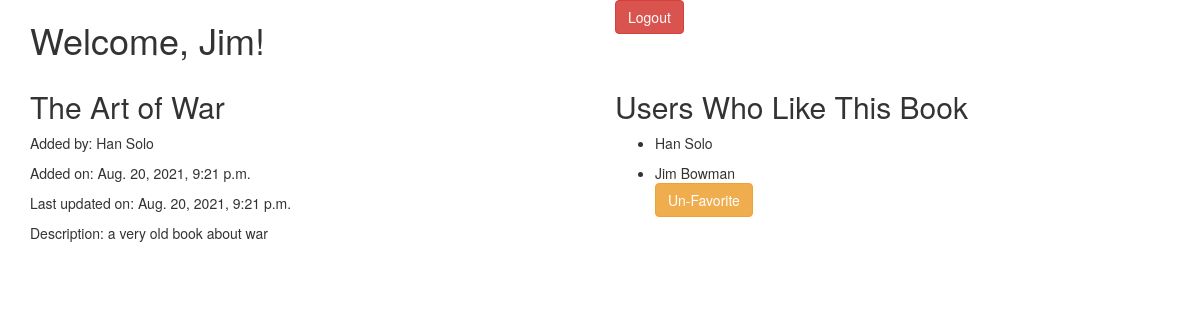
The page /books/1 (signed in) on the database its author committed.
### books_app/models.py (models this page shows)
class User(models.Model):
	first = models.CharField(max_length=255)
	last = models.CharField(max_length=255)
	email = models.CharField(max_length=255)
	password = models.CharField(max_length=255)
	created_at = models.DateTimeField(auto_now_add=True)
	updated_at = models.DateTimeField(auto_now=True)
	objects = UserManager()

class Book(models.Model):
	title = models.CharField(max_length=255)
	description = models.CharField(max_length=255)
	created_at = models.DateTimeField(auto_now_add=True)
	updated_at = models.DateTimeField(auto_now=True)
	objects = UserManager()
	added_by = models.ForeignKey(User, related_name="books_added", on_delete = models.CASCADE)
	favorites = models.ManyToManyField(User, related_name="favorites")

### books_app/views.py (the view)
# urls.py: path('books/<int:book_id>', views.book),
def book(request, book_id):
	this_book=Book.objects.filter(id=book_id)[0]
	this_user=User.objects.filter(id=request.session['user'])[0]
	context = {
		"book": this_book,
		"user": this_user,
		"all_favorites": this_book.favorites.all()
	}
	return render(request, "book.html", context)

### books_app/templates/book.html (shortened to what this page needs)
<!DOCTYPE html>
<html lang="en">
<head>
	<link rel="stylesheet" href="https://maxcdn.bootstrapcdn.com/bootstrap/3.3.7/css/bootstrap.min.css">
</head>
<body>
	<div class="container">
		<div class="row">
			<div class="col-lg-6">
				<h1>Welcome, {{user.first}}!</h1>
			</div>
			<div class="col-sm-6">
				<form action="/logout" method="post">
					<button type="submit" class="btn btn-danger">Logout</button>
				</form>
			</div>
		</div>
		<div class="row">
			<div class="col-md-6">
				{% if user.id == book.added_by.id %}
				<form action="{{book.id}}/update" method="POST">
					{% csrf_token %}
					<div class="form-group">
						<label for="title">Title</label>
						<input type="text" name="title" value="{{book.title}}">
					</div>
					<p>Added by: {{book.added_by.first}} {{book.added_by.last}}</p>
					<p>Added on: {{book.created_at}}</p>
					<p>Last updated on: {{book.updated_at}}</p>
					<div class="form-group">
						<label for="description">Description</label>
						<input class="form-control input-lg" type="text" name="description" value="{{book.description}}">
					</div>
					<button type="submit" class="btn btn-primary">Update</button>
				</form>
				<form action="{{book.id}}/delete" method="post">
					{% csrf_token %}
					<input type="hidden">
					<button type="submit" class="btn btn-danger">Delete</button>
				</form>
				{% else %}
				<h2>{{book.title}}</h2>
				<p>Added by: {{book.added_by.first}} {{book.added_by.last}}</p>
				<p>Added on: {{book.created_at}}</p>
				<p>Last updated on: {{book.updated_at}}</p>
				<p>Description: {{book.description}}</p>
				{% endif %}
			</div>
			<div class="col-md-6">
				<h2>Users Who Like This Book</h2>
				{% for reader in all_favorites %}
				<ul>
					<li>{{reader.first}} {{reader.last}}</li>
					{% if reader == user %}
					<form action="/books/{{book.id}}/favorite" method="post">
						<button type="submit" class="btn btn-warning">Un-Favorite</button>
					</form>
					{% endif %}
				</ul>
				{% endfor %}
			</div>
		</div>
	</div>
</body>
</html>

### rows shown on the page
User: first "Jim", last "Bowman"
Book: title "The Art of War", added_by.first "Han", added_by.last "Solo", created_at "Aug. 20, 2021, 9:21 p.m.", updated_at "Aug. 20, 2021, 9:21 p.m.", description "a very old book about war"
User: first "Han", last "Solo"
